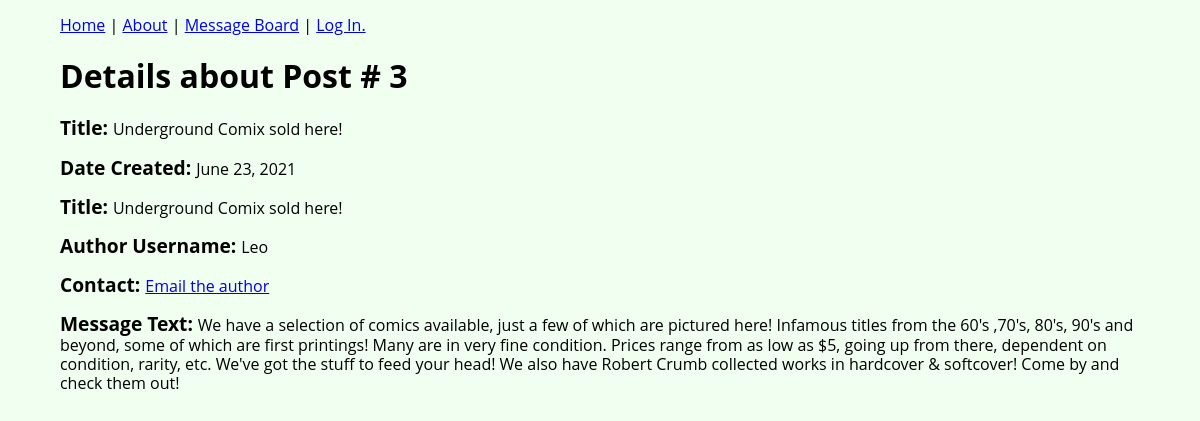
The app's page /messages/post/3/ with its own data.
### posts/models.py (models this page shows, shortened)
class Post(models.Model):
    title = models.CharField(max_length=100, default="No Title")
    text = models.TextField()
    date_created = models.DateField(verbose_name="Date of Message", auto_now_add=True)
    author = models.ForeignKey('auth.User', on_delete=models.CASCADE)

### posts/views.py (the view)
# urls.py: path('post/<int:pk>/', DetailPageView.as_view(), name='post'),
class DetailPageView(DetailView):
    model = Post
    template_name = 'post.html'

### templates/post.html
    {% extends 'base.html' %}
    {% block content %}
	<main class="page-wrapper">
		<h1>Details about Post # {{object.id}}</h1>
		<p>
			<span class="detail-head">Title: </span> {{object.title}}
		</p>
		<p>
			<span class="detail-head">Date Created: </span> {{object.date_created}}
		</p>
		<p>
			<span class="detail-head">Title: </span> {{object.title}}
		</p>
		<p>
			<span class="detail-head">Author Username: </span> {{object.author.username}}
		</p>
		<p>
			<span class="detail-head">Contact: </span> <a href="mailto:{{object.author.email}}">Email the author</a>
		</p>
		<p>
			<span class="detail-head">Message Text: </span> {{object.text}}
		</p>
	</main>
	{% endblock content %}

### static/style.css (style rules this page uses)
html { box-sizing:border-box; }
*, *::before, *::after { box-sizing:inherit; }
body { margin:0; font-family: 'Open Sans', sans-serif; font-weight: normal; font-size: 1em; line-height: 1.2; background-color: honeydew; }
.page-wrapper { margin:0 5%; position:relative; margin-bottom: 2em; }
.detail-head { font-weight: bold; font-size: 1.2em; }

### records on screen
Post: id "3", title "Underground Comix sold here!", date_created "June 23, 2021", author.username "Leo", text "We have a selection of comics available, just a few of which are pictured here! Infamous titles from the 60's ,70's, 80's, 90's and beyond, some of which are first printings! Many are in very fine condition. Prices range from as low as $5, going up from there, dependent on condition, rarity, etc. We've got the stuff to feed your head! We also have Robert Crumb collected works in hardcover & softcover! Come by and check them out!"
